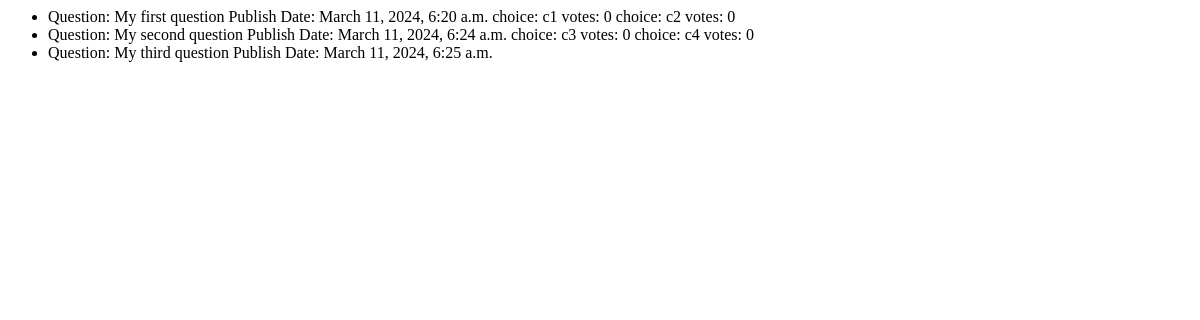
Before: / with the older database file.
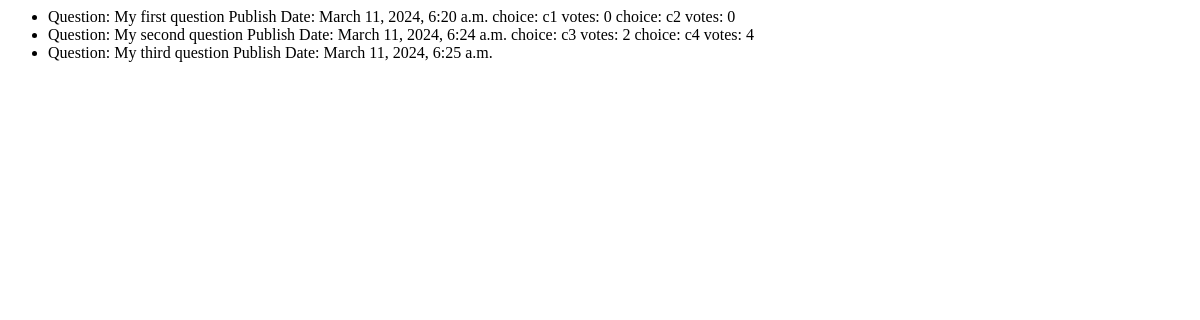
After: the same page with the newer database file.
### polls/models.py (models this page shows, shortened)
class Question(models.Model):
    question_text = models.CharField(max_length=200)
    pub_date = models.DateTimeField("date published")

class Choice(models.Model):
    question = models.ForeignKey(Question, on_delete=models.CASCADE)
    choice_text = models.CharField(max_length=200)
    votes = models.IntegerField(default=0)

### polls/views.py (the view)
# urls.py: path('', index, name="home"),
def index(request):
    question = Question.objects.all()
    return render(request,
                  template_name="index.html",
                  context={"all_questions": question})

### templates/index.html (shortened to what this page needs)
<html>
<head>
</head>
<body>
    <ul>
    {% for question in all_questions %}
        <li>
            Question: {{ question.question_text }}
            Publish Date: {{ question.pub_date }}
        {% for choice in question.choice_set.all %}
            choice: {{ choice.choice_text }}
            votes: {{ choice.votes }}
                {% endfor %}
        </li>
    {% endfor %}
    </ul>
</body>
</html>

Changed rows visible on the page:
changed Choice (number 3 of 4 on the later page): votes "0" → "2"
changed Choice (number 4 of 4 on the later page): votes "0" → "4"
